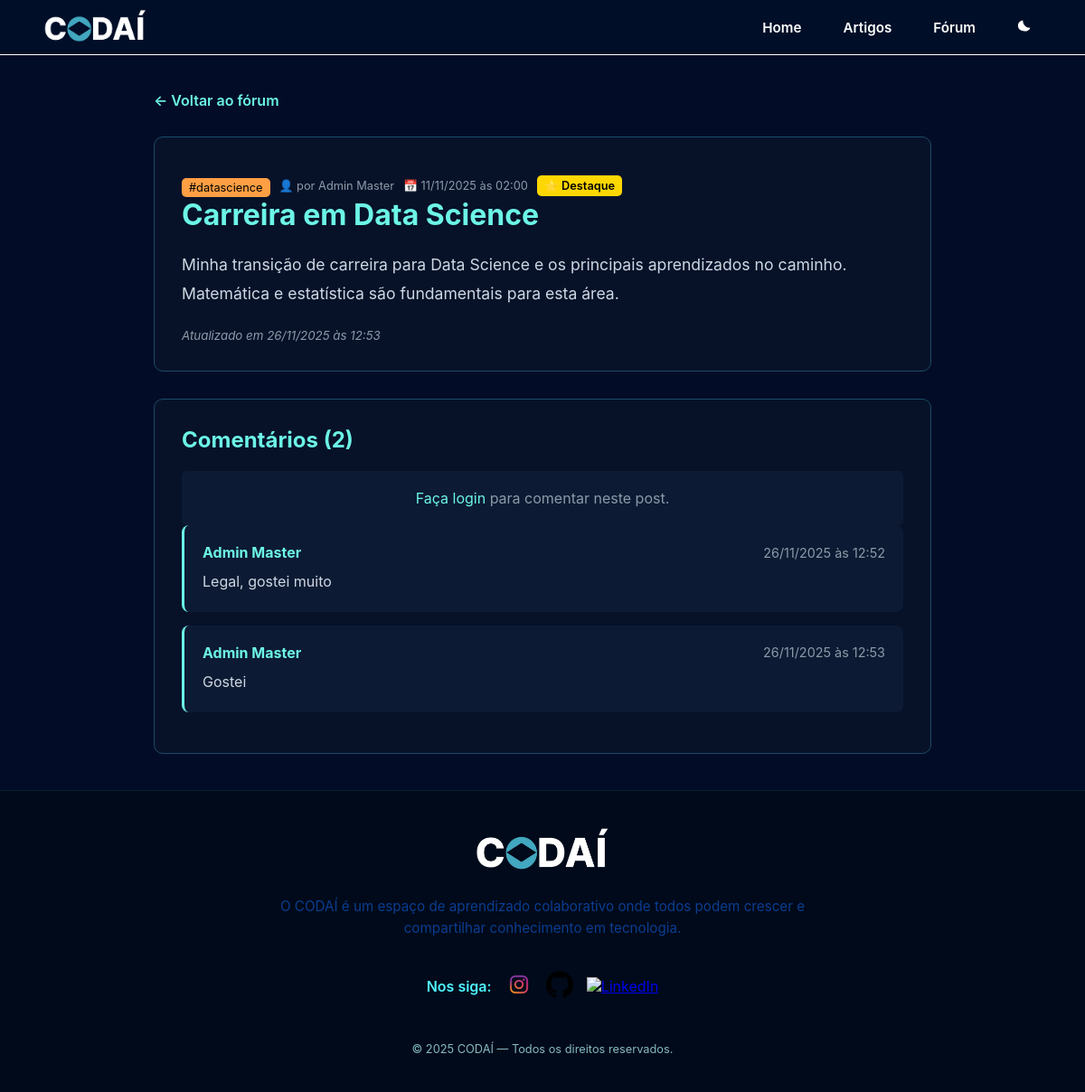
The app's page /forum/post/6, older data.
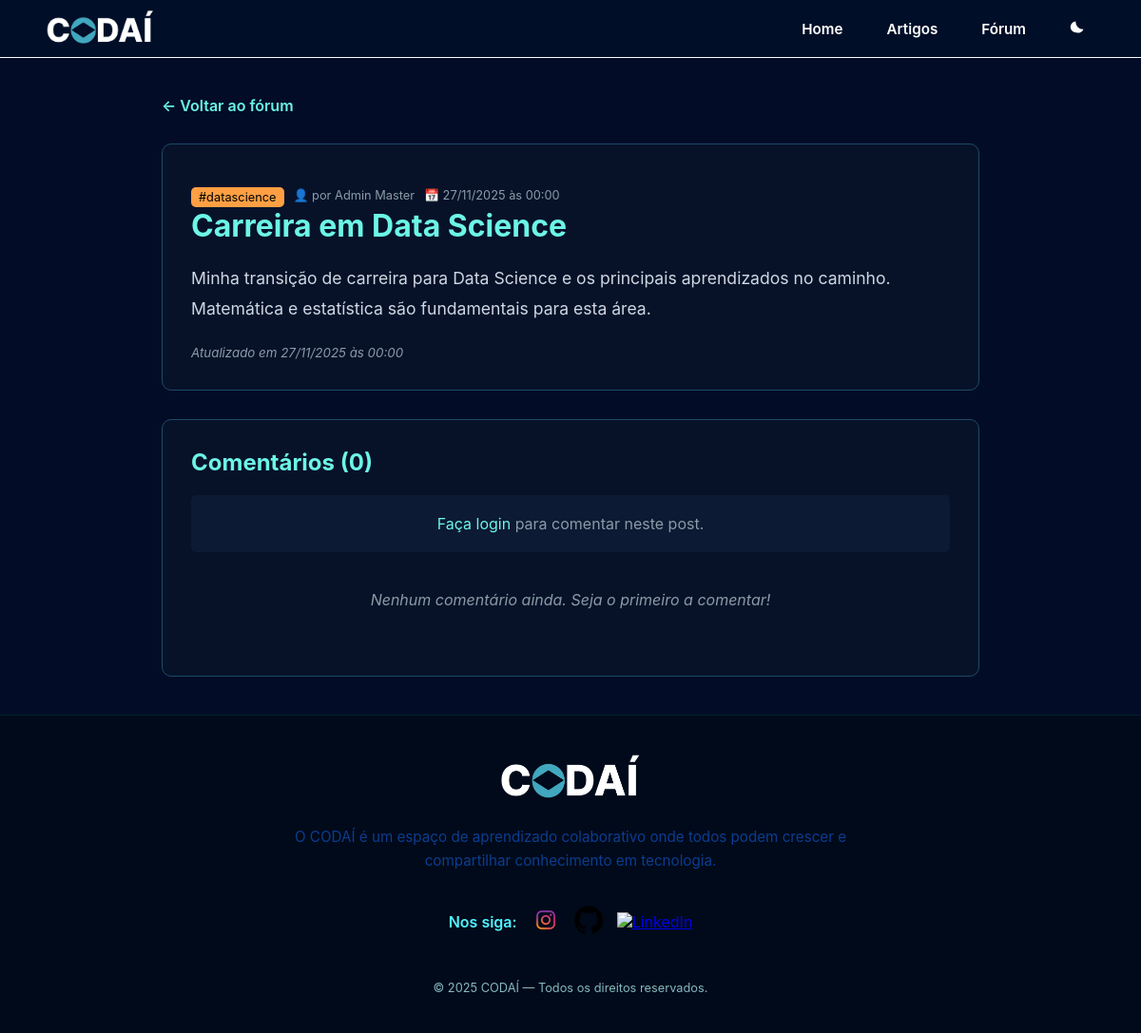
The same page, newer data.
### models/forum.py (models this page shows, shortened)
class Category(db.Model):
    __tablename__ = 'category'
    id = db.Column(db.Integer, primary_key=True)
    name = db.Column(db.String(50), unique=True, nullable=False)
    description = db.Column(db.Text)
    color = db.Column(db.String(7), default='#007bff')  # Cor hexadecimal para a tag
    created_at = db.Column(db.DateTime, default=datetime.utcnow)
    posts = db.relationship('Post', backref='category', lazy=True, cascade='all, delete-orphan')

class Post(db.Model):
    __tablename__ = 'post'
    id = db.Column(db.Integer, primary_key=True)
    title = db.Column(db.String(200), nullable=False)
    content = db.Column(db.Text, nullable=False)
    is_highlighted = db.Column(db.Boolean, default=False)  # Para posts em destaque
    created_at = db.Column(db.DateTime, default=datetime.utcnow)
    updated_at = db.Column(db.DateTime, default=datetime.utcnow, onupdate=datetime.utcnow)
    image_path = db.Column(db.String(200))  # caminho relativo à pasta static, ex: 'image/git/exemplo.png'
    user_id = db.Column(db.Integer, db.ForeignKey('user.id'), nullable=False)
    category_id = db.Column(db.Integer, db.ForeignKey('category.id'), nullable=False)
    user = db.relationship('User', backref='posts')
    comments = db.relationship('Comment', backref='post', lazy=True, cascade='all, delete-orphan')

class Comment(db.Model):
    __tablename__ = 'comment'
    id = db.Column(db.Integer, primary_key=True)
    content = db.Column(db.Text, nullable=False)
    created_at = db.Column(db.DateTime, default=datetime.utcnow)
    updated_at = db.Column(db.DateTime, default=datetime.utcnow, onupdate=datetime.utcnow)
    user_id = db.Column(db.Integer, db.ForeignKey('user.id'), nullable=False)
    post_id = db.Column(db.Integer, db.ForeignKey('post.id'), nullable=False)
    user = db.relationship('User', backref='comments')

### models/users.py (models this page shows, shortened)
class User(db.Model, UserMixin):
    __tablename__ = 'user'
    id = db.Column(db.Integer, primary_key=True)
    nome = db.Column(db.String(100), nullable=False)
    email = db.Column(db.String(100), unique=True, nullable=False)
    password_hash = db.Column(db.String(255), nullable=False)
    role = db.Column(db.String(20), default='user')
    perfil = db.relationship('Profile', back_populates='user', uselist=False)

### routes/forum/__init__.py (the view)
@forum_bp.route('/post/<int:post_id>')
def view_post(post_id):
    post = Post.query.get_or_404(post_id)
    comments = Comment.query.filter_by(post_id=post_id).order_by(Comment.created_at.asc()).all()
    return render_template('forum/post_detail.html', post=post, comments=comments)

### templates/forum/post_detail.html (shortened to what this page needs)
{% extends 'base.html' %}
{% block styles %}
<link rel="stylesheet" href="{{ url_for('static', filename='css/forum.css') }}">
{% endblock %}
{% block content %}
<div class="post-detail-container">
    <div class="post-header">
        <a href="{{ url_for('forum.index') }}" class="back-link">← Voltar ao fórum</a>
    </div>
    <article class="post-content">
        <div class="post-meta">
            <span class="forum-tag" style="background-color: {{ post.category.color }};">#{{ post.category.name }}</span>
            <span class="post-author">por {{ post.user.nome }}</span>
            <span class="post-date">{{ post.created_at.strftime('%d/%m/%Y às %H:%M') }}</span>
            {% if post.is_highlighted %}
            <span class="highlight-badge">⭐ Destaque</span>
            {% endif %}
        </div>
        <h1>{{ post.title }}</h1>
        <div class="post-body">
            {{ post.content|replace('\n', '<br>')|safe }}
        </div>
        {% if post.updated_at != post.created_at %}
        <div class="post-updated">
            <small>Atualizado em {{ post.updated_at.strftime('%d/%m/%Y às %H:%M') }}</small>
        </div>
        {% endif %}
    </article>
    <section class="comments-section">
        <h2>Comentários ({{ comments|length }})</h2>
        {% if current_user.is_authenticated %}
        <form method="POST" action="{{ url_for('forum.add_comment', post_id=post.id) }}" class="comment-form">
            <textarea name="content" placeholder="Escreva seu comentário..." required></textarea>
            <button type="submit" class="btn-primary">Comentar</button>
        </form>
        {% else %}
        <p class="login-prompt">
            <a href="{{ url_for('auth.login') }}">Faça login</a> para comentar neste post.
        </p>
        {% endif %}
        <div class="comments-list">
            {% for comment in comments %}
            <div class="comment">
                <div class="comment-header">
                    <strong>{{ comment.user.nome }}</strong>
                    <span class="comment-date">{{ comment.created_at.strftime('%d/%m/%Y às %H:%M') }}</span>
                </div>
                <div class="comment-body">
                    {{ comment.content|replace('\n', '<br>')|safe }}
                </div>
            </div>
            {% endfor %}
            {% if not comments %}
            <p class="no-comments">Nenhum comentário ainda. Seja o primeiro a comentar!</p>
            {% endif %}
        </div>
    </section>
</div>
{% endblock %}

### templates/base.html (shortened to what this page needs)
<!DOCTYPE html>
<html lang="pt-br">
<head>
    <link rel="stylesheet" href="{{ url_for('static', filename='css/style.css') }}">
    <link rel="stylesheet" href="{{ url_for('static', filename='css/global.css') }}">
    {% block styles %}{% endblock %}
</head>
<body>
    {% include 'components/header.html' %}
        <main>
                {% block content %}{% endblock %}
        </main>
    {% include 'components/footer.html' %}
</body>
</html>
</html>

### templates/components/header.html (shortened to what this page needs)
<header id="header-home">
    <div id="nav-bar">
        <img src="{{ url_for('static', filename='image/logo-nome.png') }}" alt="codaí-logo">
        <div class="buttons-header">
            <a class="links-header {% if request.path == url_for('home') %}active{% endif %}" href="{{ url_for('home') }}">Home</a>
            <a class="links-header {% if request.path == url_for('main.blog') %}active{% endif %}" href="{{ url_for('main.blog') }}">Artigos</a>
            <a class="links-header {% if request.path == url_for('main.forum') %}active{% endif %}" href="{{ url_for('main.forum') }}">Fórum</a>
            <button id="theme-toggle" class="nav-button theme-toggle" aria-label="Alternar tema" title="Alternar tema" type="button" aria-pressed="false">
                <svg class="icon-moon" viewBox="0 0 24 24" xmlns="http://www.w3.org/2000/svg" aria-hidden="true" focusable="false">
                    <path d="M21 12.8A9 9 0 0111.2 3 7 7 0 0012 17a7 7 0 009-4.2z"/>
                </svg>
            </button>
        </div>
    </div>
</header>

### templates/components/footer.html
<footer class="codai-rodape">
    <div class="codai-rodape-conteudo">
        <div class="codai-rodape-logo">
            <img src="{{ url_for('static', filename='image/logo-nome.png') }}" alt="Logo CODAÍ">
        </div>
        <p>
            O CODAÍ é um espaço de aprendizado colaborativo onde todos podem crescer e compartilhar conhecimento em tecnologia.
        </p>
        <div class="codai-social-secao">
            <span>Nos siga:</span>
            <a href="#"><img src="{{ url_for('static', filename='image/instagram.png') }}" alt="Instagram"></a>
            <a href="#"><img src="{{ url_for('static', filename='image/github.png') }}" alt="GitHub"></a>
            <a href="#"><img src="{{ url_for('static', filename='image/linkedin.png') }}" alt="LinkedIn"></a>
        </div>
        <div class="codai-copyright">
            © 2025 CODAÍ — Todos os direitos reservados.
        </div>
    </div>
</footer>

### static/css/style.css (style rules this page uses)
header { background-color: #010e27; border-bottom: 1px solid #ffffff; box-sizing: border-box; }
#nav-bar { display: flex; justify-content: space-between; width: 100%; height: 60px; align-items: center; padding: 0 4vw; }
#header-home img { height: 40px; max-width: 100%; }
.buttons-header { display: flex; align-items: center; flex-direction: row; gap: 20px; }
.buttons-header .links-header { cursor: pointer; transition: 0.3s; }
.buttons-header .links-header { display: inline-flex; align-items: center; gap: 8px; padding: 8px 12px; border-radius: 8px; color: #ffffff; text-decoration: none; font-weight: 600; font-size: 0.95rem; background: transparent; border: 1px solid transparent; transition: background-color 0.18s ease, color 0.18s ease, transform 0.12s ease, border-color 0.18s ease; }
.codai-rodape { background-color: #010a1a; color: #e0f7fa; padding: 40px 0; display: flex; flex-direction: column; align-items: center; justify-content: center; text-align: center; border-top: 1px solid rgba(0, 255, 255, 0.1); }
.codai-rodape-conteudo { max-width: 1100px; width: 100%; display: flex; flex-direction: column; align-items: center; gap: 20px; }
.codai-rodape-logo img { width: 150px; }
.codai-rodape p { font-size: 0.95rem; color: #0b3d91 !important; margin: 0; line-height: 1.6; max-width: 600px; }
.codai-social-secao { display: flex; align-items: center; gap: 15px; margin-top: 15px; }
.codai-social-secao span { font-weight: 600; color: #4ff3ff; }
.codai-social-secao a img { width: 30px; height: 30px; transition: transform 0.3s ease, filter 0.3s ease; }
.codai-copyright { margin-top: 25px; font-size: 0.8rem; color: #85b9c1; }
body:not(.light) #icon-perfil, body:not(.light) .icon-moon, body:not(.light) .qualquer-classe-do-seu-ícone { filter: invert(1); }
.theme-toggle { display: inline-flex; align-items: center; justify-content: center; width: 40px; height: 40px; border-radius: 8px; background: transparent; border: 1px solid transparent; cursor: pointer; }
.theme-toggle svg { width: 20px; height: 20px; fill: currentColor; }
.icon-moon { display: inline; }

### static/css/global.css (style rules this page uses)
* { margin: 0; padding: 0; box-sizing: border-box; }
html, body { font-family: 'Inter', sans-serif; background-color: #030C26; color: #ffffff; width: 100%; min-height: 100vh; padding: 0 0vw; overflow-x: hidden; }

### static/css/forum.css (style rules this page uses)
html, body, main { box-sizing: border-box; }
.forum-tag { background-color: #6cf5e6; color: #000; padding: 3px 8px; border-radius: 5px; font-size: 0.8rem; display: inline-block; margin-top: 5px; }
.post-meta { display: flex; flex-wrap: wrap; gap: 10px; margin-top: 10px; align-items: center; }
.post-author, .post-date, .comments-count { color: #8a9ba8; font-size: 0.8rem; }
.post-author::before { content: "👤 "; }
.post-date::before { content: "📅 "; }
.post-detail-container { max-width: 900px; margin: 40px auto; padding: 0 20px; }
.post-header { display: flex; justify-content: space-between; align-items: center; margin-bottom: 30px; }
.back-link { color: #6cf5e6; text-decoration: none; font-weight: 600; }
.post-content { background-color: #071229; padding: 30px; border-radius: 10px; border: 1px solid #1b4b68; margin-bottom: 30px; }
.post-content h1 { color: #6cf5e6; margin-bottom: 20px; font-size: 2rem; }
.post-body { color: #cdd8e4; line-height: 1.8; font-size: 1.1rem; margin-bottom: 20px; }
.post-updated { color: #8a9ba8; font-style: italic; }
.comments-section { background-color: #071229; padding: 30px; border-radius: 10px; border: 1px solid #1b4b68; }
.comments-section h2 { color: #6cf5e6; margin-bottom: 20px; }
.login-prompt { text-align: center; color: #8a9ba8; padding: 20px; background-color: #0d1a33; border-radius: 5px; }
.login-prompt a { color: #6cf5e6; text-decoration: none; }
.no-comments { text-align: center; color: #8a9ba8; font-style: italic; padding: 40px; }
footer { background-color: #010a1a; color: #e0f7fa; padding: 40px 0; display: flex; flex-direction: column; align-items: center; justify-content: center; text-align: center; border-top: 1px solid rgba(0, 255, 255, 0.1); }
footer p { font-size: 0.95rem; color: #b3dbe2; margin: 0; line-height: 1.6; max-width: 600px; }

Row changes from the older to the newer data that the page shows:
removed Comment: user.nome "Admin Master", created_at "26/11/2025 às 12:52", content "Legal, gostei muito"
removed Comment: user.nome "Admin Master", created_at "26/11/2025 às 12:53", content "Gostei"
changed Post "Carreira em Data Science": created_at "11/11/2025 às 02:00" → "27/11/2025 às 00:00"; updated_at "26/11/2025 às 12:53" → "27/11/2025 às 00:00"; is_highlighted True → False (drawn)
Text that changed along with them:
{{ comments|length }}: "2" → "0"
text no longer shown: "⭐ Destaque"
text now shown: "Nenhum comentário ainda. Seja o primeiro a comentar!"
